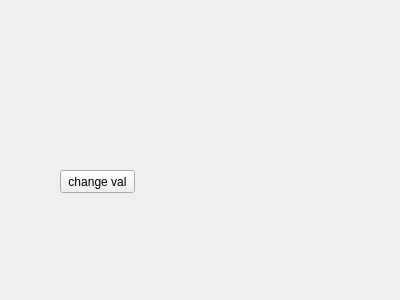
<?xml version="1.0" encoding="UTF-8"?>
<ui version="4.0">
 <class>MainWidget</class>
 <widget class="QWidget" name="MainWidget">
  <property name="geometry">
   <rect>
    <x>0</x>
    <y>0</y>
    <width>400</width>
    <height>300</height>
   </rect>
  </property>
  <property name="windowTitle">
   <string>Form</string>
  </property>
  <widget class="MySmallWidget" name="widget" native="true">
   <property name="geometry">
    <rect>
     <x>60</x>
     <y>40</y>
     <width>221</width>
     <height>80</height>
    </rect>
   </property>
  </widget>
  <widget class="QPushButton" name="pushButton">
   <property name="geometry">
    <rect>
     <x>60</x>
     <y>170</y>
     <width>75</width>
     <height>23</height>
    </rect>
   </property>
   <property name="text">
    <string>change val</string>
   </property>
  </widget>
 </widget>
 <customwidgets>
  <customwidget>
   <class>MySmallWidget</class>
   <extends>QWidget</extends>
   <header location="global">mysmallwidget.h</header>
   <container>1</container>
  </customwidget>
 </customwidgets>
 <resources/>
 <connections/>
</ui>
